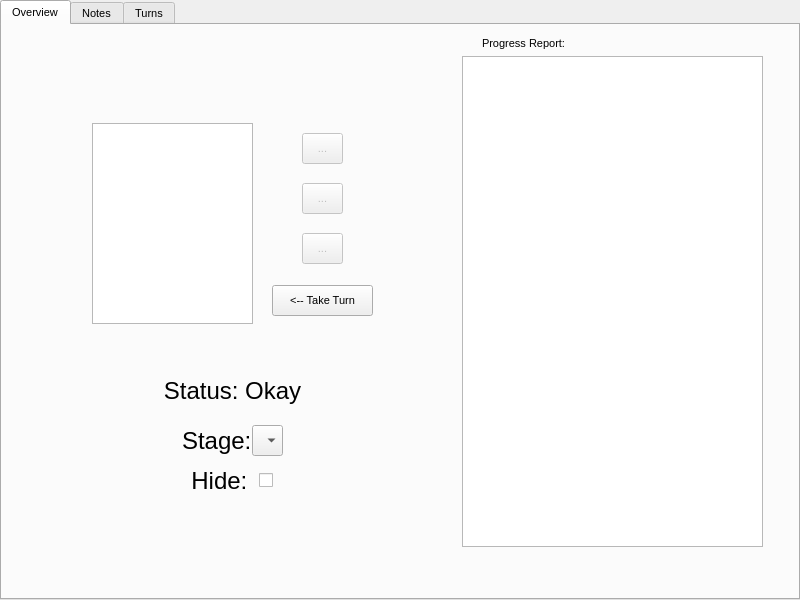
<?xml version="1.0" encoding="UTF-8"?>
<ui version="4.0">
 <class>GameObject</class>
 <widget class="QWidget" name="GameObject">
  <property name="geometry">
   <rect>
    <x>0</x>
    <y>0</y>
    <width>800</width>
    <height>600</height>
   </rect>
  </property>
  <property name="windowTitle">
   <string>Form</string>
  </property>
  <widget class="QTabWidget" name="tabWidget">
   <property name="geometry">
    <rect>
     <x>0</x>
     <y>0</y>
     <width>800</width>
     <height>600</height>
    </rect>
   </property>
   <property name="sizePolicy">
    <sizepolicy hsizetype="Minimum" vsizetype="Minimum">
     <horstretch>0</horstretch>
     <verstretch>0</verstretch>
    </sizepolicy>
   </property>
   <property name="minimumSize">
    <size>
     <width>600</width>
     <height>400</height>
    </size>
   </property>
   <property name="font">
    <font>
     <pointsize>8</pointsize>
    </font>
   </property>
   <property name="autoFillBackground">
    <bool>true</bool>
   </property>
   <property name="currentIndex">
    <number>0</number>
   </property>
   <widget class="QWidget" name="tab">
    <attribute name="title">
     <string>Overview</string>
    </attribute>
    <widget class="QTextBrowser" name="progressReportText">
     <property name="geometry">
      <rect>
       <x>460</x>
       <y>31</y>
       <width>301</width>
       <height>491</height>
      </rect>
     </property>
    </widget>
    <widget class="QLabel" name="progressReportLabel">
     <property name="geometry">
      <rect>
       <x>480</x>
       <y>10</y>
       <width>91</width>
       <height>16</height>
      </rect>
     </property>
     <property name="text">
      <string>Progress Report:</string>
     </property>
    </widget>
    <widget class="QListWidget" name="playersList">
     <property name="geometry">
      <rect>
       <x>90</x>
       <y>98</y>
       <width>161</width>
       <height>201</height>
      </rect>
     </property>
     <property name="sizePolicy">
      <sizepolicy hsizetype="Expanding" vsizetype="Expanding">
       <horstretch>0</horstretch>
       <verstretch>0</verstretch>
      </sizepolicy>
     </property>
     <property name="autoScroll">
      <bool>true</bool>
     </property>
     <property name="resizeMode">
      <enum>QListView::Adjust</enum>
     </property>
    </widget>
    <widget class="QToolButton" name="playerInfoButton">
     <property name="enabled">
      <bool>false</bool>
     </property>
     <property name="geometry">
      <rect>
       <x>300</x>
       <y>208</y>
       <width>41</width>
       <height>31</height>
      </rect>
     </property>
     <property name="text">
      <string>...</string>
     </property>
    </widget>
    <widget class="QToolButton" name="downButton">
     <property name="enabled">
      <bool>false</bool>
     </property>
     <property name="geometry">
      <rect>
       <x>300</x>
       <y>158</y>
       <width>41</width>
       <height>31</height>
      </rect>
     </property>
     <property name="text">
      <string>...</string>
     </property>
    </widget>
    <widget class="QToolButton" name="upButton">
     <property name="enabled">
      <bool>false</bool>
     </property>
     <property name="geometry">
      <rect>
       <x>300</x>
       <y>108</y>
       <width>41</width>
       <height>31</height>
      </rect>
     </property>
     <property name="text">
      <string>...</string>
     </property>
    </widget>
    <widget class="QPushButton" name="turnButton">
     <property name="geometry">
      <rect>
       <x>270</x>
       <y>260</y>
       <width>101</width>
       <height>31</height>
      </rect>
     </property>
     <property name="text">
      <string>&lt;-- Take Turn</string>
     </property>
    </widget>
    <widget class="QLabel" name="statusLabel">
     <property name="geometry">
      <rect>
       <x>90</x>
       <y>350</y>
       <width>281</width>
       <height>31</height>
      </rect>
     </property>
     <property name="font">
      <font>
       <pointsize>18</pointsize>
      </font>
     </property>
     <property name="text">
      <string>Status: Okay</string>
     </property>
     <property name="alignment">
      <set>Qt::AlignCenter</set>
     </property>
    </widget>
    <widget class="QLabel" name="stageLabel">
     <property name="geometry">
      <rect>
       <x>180</x>
       <y>400</y>
       <width>71</width>
       <height>31</height>
      </rect>
     </property>
     <property name="font">
      <font>
       <pointsize>18</pointsize>
      </font>
     </property>
     <property name="text">
      <string>Stage:</string>
     </property>
    </widget>
    <widget class="QComboBox" name="stageBox">
     <property name="geometry">
      <rect>
       <x>250</x>
       <y>400</y>
       <width>31</width>
       <height>31</height>
      </rect>
     </property>
    </widget>
    <widget class="QCheckBox" name="hideBox">
     <property name="geometry">
      <rect>
       <x>190</x>
       <y>440</y>
       <width>81</width>
       <height>31</height>
      </rect>
     </property>
     <property name="font">
      <font>
       <pointsize>18</pointsize>
      </font>
     </property>
     <property name="layoutDirection">
      <enum>Qt::RightToLeft</enum>
     </property>
     <property name="text">
      <string>Hide: </string>
     </property>
    </widget>
   </widget>
   <widget class="QWidget" name="tab_2">
    <attribute name="title">
     <string>Notes</string>
    </attribute>
    <widget class="QPlainTextEdit" name="playersText">
     <property name="geometry">
      <rect>
       <x>310</x>
       <y>30</y>
       <width>451</width>
       <height>491</height>
      </rect>
     </property>
     <property name="readOnly">
      <bool>true</bool>
     </property>
    </widget>
    <widget class="QListWidget" name="cardList">
     <property name="geometry">
      <rect>
       <x>30</x>
       <y>30</y>
       <width>121</width>
       <height>491</height>
      </rect>
     </property>
    </widget>
    <widget class="QListWidget" name="cardInfoList">
     <property name="geometry">
      <rect>
       <x>150</x>
       <y>30</y>
       <width>121</width>
       <height>491</height>
      </rect>
     </property>
    </widget>
   </widget>
   <widget class="QWidget" name="tab_3">
    <attribute name="title">
     <string>Turns</string>
    </attribute>
    <widget class="QListWidget" name="turnList">
     <property name="geometry">
      <rect>
       <x>30</x>
       <y>30</y>
       <width>731</width>
       <height>431</height>
      </rect>
     </property>
    </widget>
    <widget class="QPushButton" name="editTurnButton">
     <property name="geometry">
      <rect>
       <x>320</x>
       <y>490</y>
       <width>151</width>
       <height>31</height>
      </rect>
     </property>
     <property name="text">
      <string>Edit</string>
     </property>
    </widget>
   </widget>
  </widget>
 </widget>
 <resources/>
 <connections/>
</ui>
